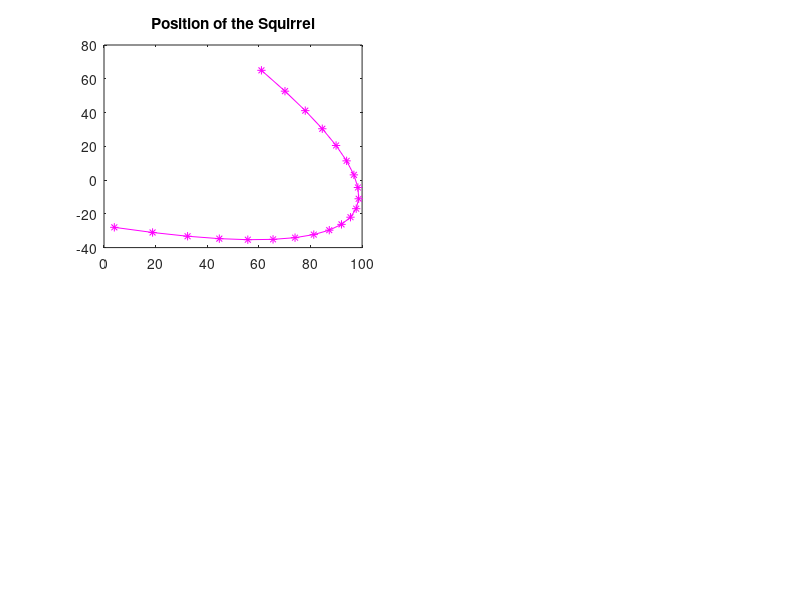

The MATLAB script that drew this image: (Note: this script raises an error after producing the figure.)
%%%%%%%%%%%%%%%%%%%%%%%%%%%%%%%%%%%%%%%
%                                     %
%     Brian D. Wendt - 2532713        %
%  ESC 152 Programming with MATLAB    %
%     Lab Exercise  - 10/17/2011      %
%                                     %
%&&&&&&&&&&&&&&&&&&&&&&&&&&&&&&&&&&&&&&
clc; format compact; clear all;

% ==================================================
%   See Problem 10, p.151 - Squirrel Trajectory
% ==================================================

% Time
t = 0:1.5:30;

% Position vector
xt = -0.28*t.^2 + 6.5*t + 61;
yt = 0.18*t.^2 - 8.5*t + 65;

% Velocity vector (1st derivative of position)
xt_prime = -(0.28)*(2)*t + 6.5;
yt_prime = (0.18)*(2)*t - 8.5;

% Length of the position vector
rt = sqrt(xt.^2 + yt.^2);

% Length of the velocity vector
rt_prime = abs(sqrt(xt_prime.^2 + yt_prime.^2)); % (m/s)
rt_prime = rt_prime * 2.23693629; % convert to mph

% Angle from the x-axis
theta = atan(yt./xt); % answer in radians!
theta = theta*(180/pi); % convert to degrees

% ==================================================
%   Graph everything
% ==================================================

% First plot
subplot(2,2,1);
plot(xt,yt,'-*m');
title('Position of the Squirrel');
legend('Position','Location','Best');
xlabel('x (m)');
ylabel('y (m)');

% Second plot
subplot(2,2,2);
plot(t,theta,'-dg');
title('Angle of the Position Vector');
legend('Theta','Location','Best');
xlabel('Time (s)');
ylabel('Angle (degrees)');

% Third plot
subplot(2,2,3);
plot(t,rt,'-ob');
title('Length of the Position Vector');
legend('Distance','Location','Best')
xlabel('Time (s)');
ylabel('Distance (m)');

% Fourth plot
subplot(2,2,4);
plot(t,rt_prime,'-^r');
title('Length of the Velocity Vector');
legend('Velocity (mph)','Location','North')
xlabel('Time (s)');
ylabel('Velocity (mph)');


